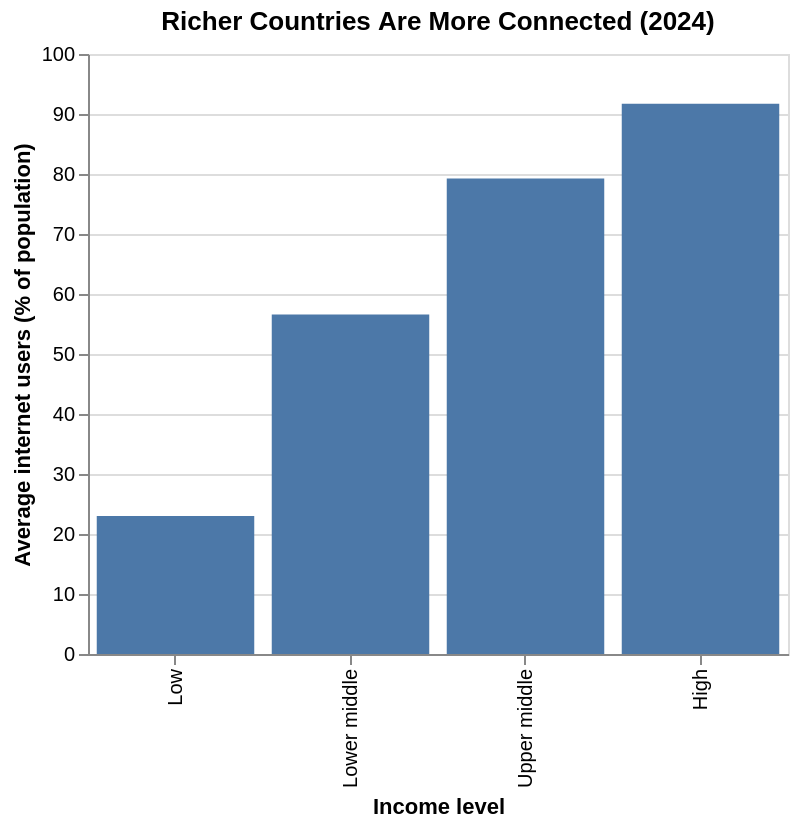

The cell this chart's notebook holds for it:
### Code cell
# average internet use by income level
by_income = latest.groupby('income_level')['internet_users_pct'].mean().reset_index()

alt.Chart(by_income).mark_bar().encode(
    alt.X('income_level:N', sort=income_order, title='Income level'),
    alt.Y('internet_users_pct:Q', title='Average internet users (% of population)', scale=alt.Scale(domain=[0, 100]))
).properties(title='Richer Countries Are More Connected (2024)', width=350)

### Figure 1 — Vega-Lite specification as saved in the notebook (floating-point values rounded to 4 significant figures)
{"config": {"view": {"continuousWidth": 300, "continuousHeight": 300}}, "data": {"name": "data-c52d42afa9e89924e9343a6bf391a1ed"}, "mark": {"type": "bar"}, "encoding": {"x": {"field": "income_level", "sort": ["Low", "Lower middle", "Upper middle", "High"], "title": "Income level", "type": "nominal"}, "y": {"field": "internet_users_pct", "scale": {"domain": [0, 100]}, "title": "Average internet users (% of population)", "type": "quantitative"}}, "title": "Richer Countries Are More Connected (2024)", "width": 350, "$schema": "https://vega.github.io/schema/vega-lite/v6.4.1.json", "datasets": {"data-c52d42afa9e89924e9343a6bf391a1ed": [{"income_level": "High", "internet_users_pct": 91.71}, {"income_level": "Low", "internet_users_pct": 22.98}, {"income_level": "Lower middle", "internet_users_pct": 56.58}, {"income_level": "Upper middle", "internet_users_pct": 79.26}]}}
